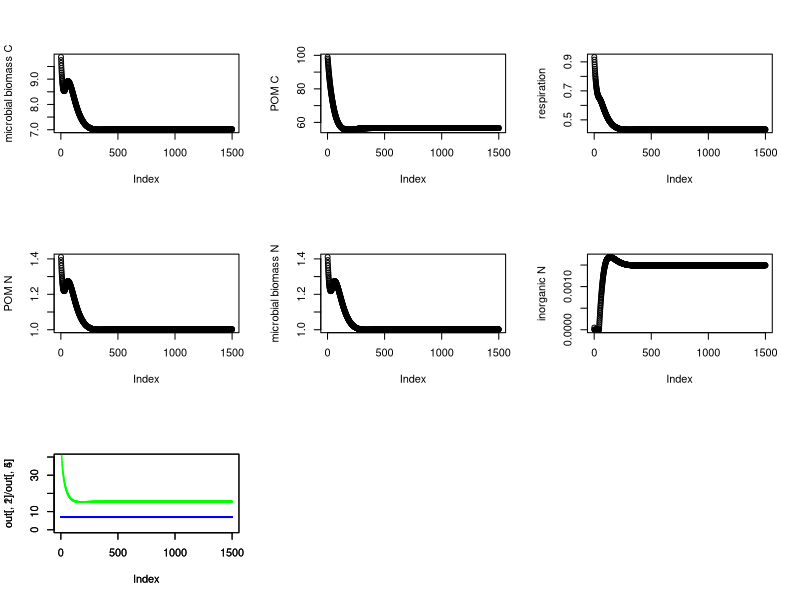

Recreate this plot in R.
#Building a linked C-N model examining N fertilization effects on POM and MAOM formation. 
###FIXED CUE AND NUE###
###Colin Averill modifying April 1, 2017

###ASSUMPTIONS###
# C:N stoichiometry of MAOM, POM, and microbial biomass are fixed
# microbes take up organic N (from decomposition of POM) before taking up inorganic N
# microbes aim to have the C:N ratio of uptake match their biomass stoichiometry
# when microbes are C-limited, they mineralize excess N
# when microbes are N-limited, they immobilize sufficient inorganic N to match stoichiometric demand
# if there is not enough inorganic N to match demand, then they respire excess C such that the C:N ratio of uptake matches    biomass stoichiometry

#clear R environment.
rm(list=ls())

#parameters: C cycling
#WARNING. Most parameters can change the position of C vs. N limitation ~ input CN.
#If you change things, make sure you are always checking where C vs N limitation is. 
I    <- 1.0      #C input rate                           (mg time-1)
CUE  <- 0.3      #carbon use efficiency                  (unitless)
NUE  <- 1 		   #N use efficiency					             (unitless)
v1   <- .4       #biomass-specific decay multiplier      (mg time-1)
v2   <- 1        #Vmax of sorption                       (mg time-1)
k1   <- 200      #half saturation of decomp              (mg)
k2   <- 10       #half saturation of sorption            (mg)
k3   <- 0.001    #half saturation of inorganic N uptake  (mg)
h1   <- 0.01     #biomass turnover rate                  (1/time)
h2   <- 0.002    #C-specific desorption rate             (1/time)
h3   <- 0.001    #fraction of POM that potentially sorbs (1/time)
h4   <- 0.9      #inorganic N loss rate
h5   <- 0.01     #exogenous losses of POM                (1/time)

#parameters: N cycling
IN <- 20 #C:N ratio of inputs (constant)
CN <- 50 #C:N ratio of initial particulate organic matter (will change)
MN <- 25 #C:N ratio of initial mineral-associated organic matter (will change)
BN <- 7 #C:N ratio of the microbial biomass (constant)

#initial pool sizes
C <- 100      #C pool in POM            (mg / g)
#M <-  20      #C pool in MAOM           (mg / g)
B <- C*0.1    #microbial biomass C 			(mg / g)
R <- 0        # respired C				    	(mg / g)
N1 <- C/CN    #initial N pool in POM		(mg / g)
#N2 <- M/MN	  #N pool in MAOM 			  	(mg / g)
N3 <- B/BN    #microbial biomass N			(mg / g)
N4 <- 0.001	  #inorganic N pool size 		(mg / g)

#number of days to step the dynamic simulation through time.
t <- 1500

#choose outputs you want to follow. 
outputs <- c('B','C','R','N1','N3','N4')
out <- matrix(rep(0,t*length(outputs)),nrow=t,dimnames=list(NULL,outputs))


for(i in 1:t){
  #C fluxes
  DEATH.C      <- h1*B^1.5
  DECOMP.C     <- v1*B*C / (k1 + C)
  exo.loss.C   <- h5*C
  #POM2MOM.C    <- h3*C
  #SORPTION.C   <- v2*(POM2MOM.C+DEATH.C) / (k2 + POM2MOM.C+DEATH.C)
  #SORPTION.B.C <- (DEATH.C  /(POM2MOM.C+DEATH.C))*SORPTION.C
  #SORPTION.P.C <- (POM2MOM.C/(POM2MOM.C+DEATH.C))*SORPTION.C
  #DESORPTION.C <- h2*M
  
  #N fluxes
  DEATH.N      <- DEATH.C / BN
  DECOMP.N     <- DECOMP.C/ (C / N1)
  exo.loss.N   <- exo.loss.C / (C/N1)
  #POM2MOM.N    <- POM2MOM.C/CN
  #SORPTION.N   <- v2*(POM2MOM.N+DEATH.N) / (k2 + POM2MOM.N+DEATH.N)
  #SORPTION.B.N <- (DEATH.N  /(POM2MOM.N+DEATH.N))*SORPTION.N
  #SORPTION.P.N <- (POM2MOM.N/(POM2MOM.N+DEATH.N))*SORPTION.N
  #DESORPTION.N <- DESORPTION.C/MN
  
  #MINERALIZATION-IMMOBILIZATION.
  #N uptake minus demand. If in excess, positive. If limited, negative.
  mineralization.immobilization <- (DECOMP.N) - (CUE * DECOMP.C) / BN
  if(mineralization.immobilization  > 0) {
    #if in excess (+ value), mineralize. 
    mineralization <- mineralization.immobilization
    immobilization = 0
  }
  if(mineralization.immobilization <= 0) {
    #if in debt (- value), immobilize, w/ non-linear uptake kinetics.
    mineralization = 0
    immobilization.potential <- ((N4 / (k3 + N4)) * N4) * NUE
    immobilization <- immobilization.potential
    #however, don't take up more N than you need.
    if(immobilization > abs(mineralization.immobilization)){
      immobilization = abs(mineralization.immobilization)
    }
  }
  #leaching/plant uptake happens on post-mineralization/immobilization inorganic N pool.
  INORG.N.LOSS <- h4*(N4 + mineralization - immobilization)
  
  #OVERFLOW RESPIRATION
  #excess C uptake must go somewhere because mass balance.
  if(mineralization.immobilization > 0){
    overflow.R = 0
  }
  if(mineralization.immobilization <= 0){  
    overflow.R <- DECOMP.C*CUE - (DECOMP.N + immobilization)*BN
  }
  
  #ODEs
  dBdt <- (CUE * DECOMP.C) - DEATH.C - overflow.R
  dCdt <- I + DEATH.C - DECOMP.C - exo.loss.C
  #dMdt <- SORPTION.C - DESORPTION.C
  dRdt <- (1-CUE)*DECOMP.C
  
  dN1dt <- (I/IN) + DEATH.N - DECOMP.N - exo.loss.N
  #dN2dt <- SORPTION.N - DESORPTION.N
  dN3dt <- DECOMP.N*NUE + immobilization - mineralization - DEATH.N
  dN4dt <- DECOMP.N*(1-NUE) + mineralization - immobilization - INORG.N.LOSS
  
  #update pools
  B <- B + dBdt
  C  <- C + dCdt
  #M  <- M + dMdt
  R  <-  dRdt
  N1 <- N1 + dN1dt
  #N2 <- N2 + dN2dt
  N3 <- N3 + dN3dt
  N4 <- N4 + dN4dt
  
  #save outputs
  out[i,] <- c(B,C,R,N1,N3,N4)
}

par(mfrow=c(3,3))
plot(out[,1], ylab="microbial biomass C")
plot(out[,2], ylab="POM C")
#plot(out[,3], ylab= "MAOM C")
plot(out[,3], ylab="respiration")
plot(out[,5], ylab="POM N")
#plot(out[,6], ylab= "MAOM N")
plot(out[,5], ylab="microbial biomass N")
plot(out[,6], ylab="inorganic N")
#check stoichiometry of pools
plot(out[,1]/out[,5], cex = 0.1, col='blue' , ylim = c(0,40))
par(new=T)
plot(out[,2]/out[,4], cex = 0.1, col='green', ylim = c(0,40))
#par(new=T)
#plot(out[,3]/out[,6], cex = 0.1, col='red'  , ylim = c(0,40))
C;B;C+B
